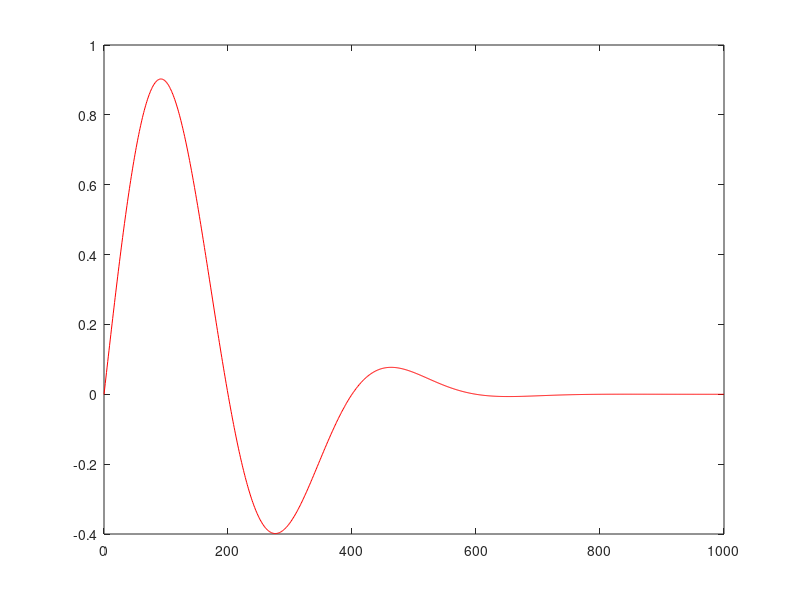

Here is the MATLAB script that generated this plot: (Note: this script raises an error after producing the figure.)
% close all
clear
clc
% cone1 (miliseconds) 
tr=0.05;
td=0.3;
tp=0.4;
phi=-58.12;
% lambda_max=840
% J0=lambda/lambda_max;
J0=1;
t=0:1:1000;
J=J0*((t/1000)/tr).^3/(1+((t/1000)/tr).^3).*exp(-((t/1000)/td).^2).*cos(2*pi*(t/1000)/tp+phi);
Jp=J;
figure;plot(t,J,'r')

%% ========================================================================
load('Voronoi_areas.mat')
load('allConeActivity.mat')
AllConeActivities=AllConeActivity{1,1};    % cone activity in frames
%% ========================================================================
totalTime=1000; % mseconds, for 30*512*512 pixels
[r,c]=find(AllConeActivities~=0);

for n=1:length(r)
    a=r(n);
    ConeActivity=AllConeActivities(a,:);
    ConeActivity_ms=reshape([ConeActivity;zeros(32,30)],1,[]);

    ConeActivityNZ=find(ConeActivity_ms~=0);
    conv_ConeActivity_ms=nan(1,30*round(1000/30)+length(J)-1);
    for b=1:length(ConeActivityNZ)
        ConeActivity_ms_temp=zeros(1,30*round(1000/30)); 
        ConeActivity_ms_temp(ConeActivityNZ(b))=ConeActivity_ms(ConeActivityNZ(b));
        conv_ConeActivity_ms_new=conv(ConeActivity_ms_temp,J);
        conv_ConeActivity_ms=nanmax(conv_ConeActivity_ms,conv_ConeActivity_ms_new);
    end
    figure;
    subplot(1,3,1);bar(ConeActivity_ms)
    subplot(1,3,2);bar(conv_ConeActivity_ms)
    subplot(1,3,3);bar(conv(ConeActivity_ms,J))
end